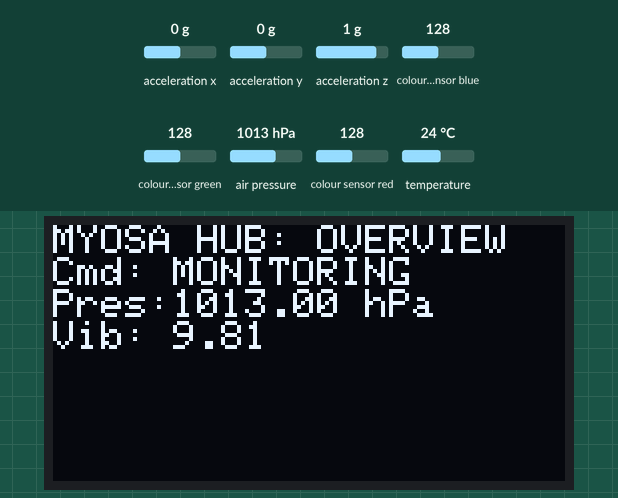
Simulated run of this sketch. Board: ESP32. On the bench: 128×64 one-colour display. Wiring (inferred from the names in the program): MPU-6050 motion sensor at I2C address 0x69. The test bench sets the inputs (shaded band); at power-on: colour sensor blue 128, colour sensor green 128, acceleration x 0 g, acceleration y 0 g, acceleration z 1 g, air pressure 1013 hPa, colour sensor red 128, temperature 24 °C. WiFi joins after 1.5 s; servers stay silent unless stated; uploads are accepted with an empty reply; what the sketch prints to the serial monitor is not drawn.

Above: at 3.7 s.
3.8 s: colour sensor blue set to 191
At 4.6 s:
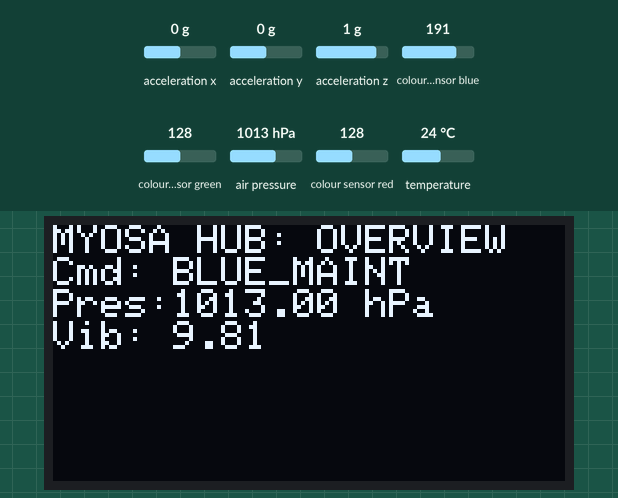
5.8 s: colour sensor green set to 250
At 7.1 s:
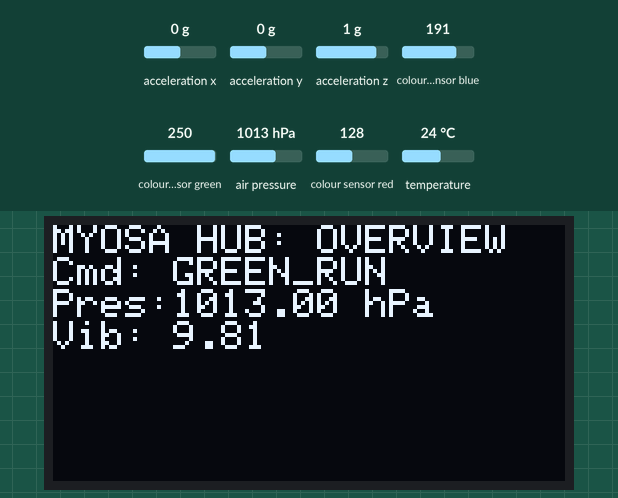
7.4 s: acceleration x set to -1.4 g
At 8.8 s:
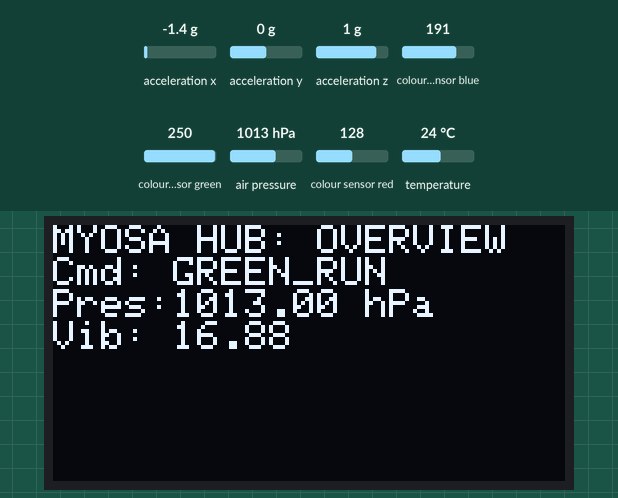
9.1 s: acceleration y set to -1.4 g
At 10.3 s:
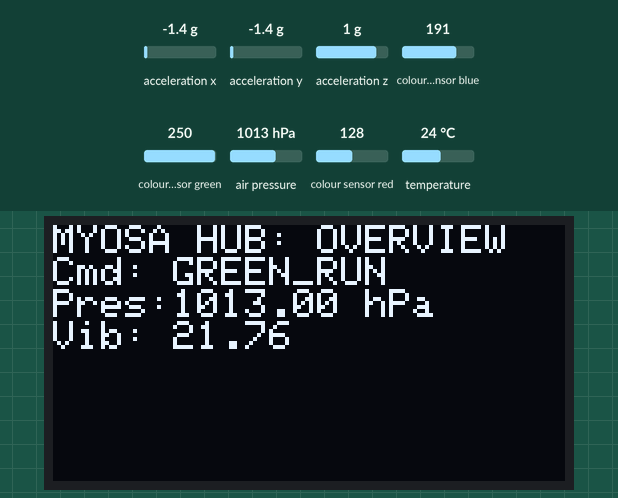
10.7 s: acceleration z set to -1.4 g
At 11.9 s:
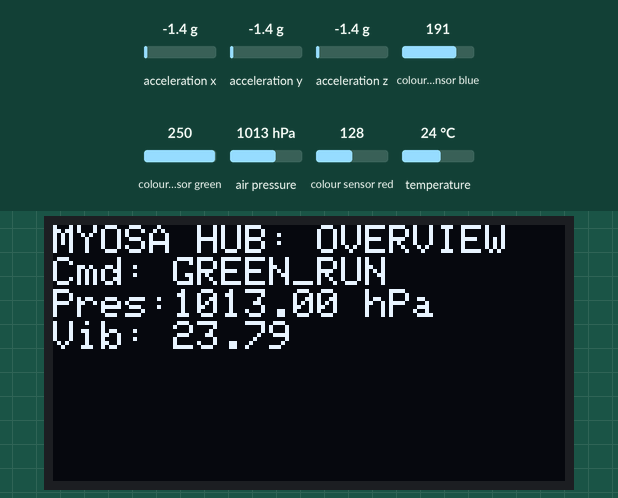
12.3 s: air pressure set to 952 hPa
At 13.4 s:
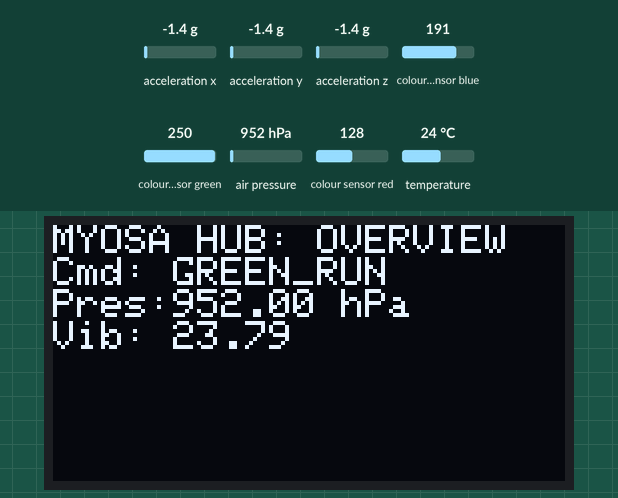
Timing chart, 0 to 15.0 s (numbered marks = the images above; inputs shaded):
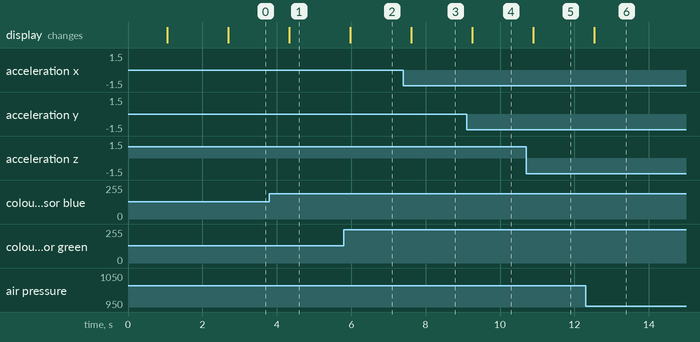

Measured:
- after the input at 3.8 s, the display: changes after 0.53 s (image 1)
- after the input at 5.8 s, the display: changes after 0.17 s (image 2)
- after the input at 7.4 s, the display: changes after 0.21 s (image 3)
- after the input at 9.1 s, the display: changes after 0.16 s (image 4)
- after the input at 10.7 s, the display: changes after 0.20 s (image 5)
- after the input at 12.3 s, the display: changes after 0.24 s (image 6)

The sketch:

myosaboard.ino
```cpp
#include <WiFi.h>
#include <HTTPClient.h>
#include <Wire.h>
#include <Adafruit_Sensor.h>
#include <Adafruit_APDS9960.h>
#include <Adafruit_BMP085.h>
#include <Adafruit_GFX.h>
#include <Adafruit_SSD1306.h>

const char* ssid = "KVBL_1819";
const char* password = "jovial4700";
const char* serverUrl = "http://192.168.1.7:8000/edge";

Adafruit_APDS9960 apds;
Adafruit_BMP085 bmp;

#define SCREEN_WIDTH 128
#define SCREEN_HEIGHT 64
Adafruit_SSD1306 display(SCREEN_WIDTH, SCREEN_HEIGHT, &Wire, -1);

String maintenanceCommand = "MONITORING";
int displayPage = 0;

bool mpu_ok = false;
bool bmp_ok = false;
bool apds_ok = false;

void setup() {
  Serial.begin(115200);
  Wire.begin(21, 22);
  delay(1000);

  Serial.println("\n--- MYOSA KIT INITIALIZATION ---");

  // 1. OLED Setup
  if(!display.begin(SSD1306_SWITCHCAPVCC, 0x3C)) {
    Serial.println("❌ OLED: FAILED");
  } else {
    display.clearDisplay(); display.setTextSize(1); display.setTextColor(WHITE);
    display.setCursor(0, 10); display.println("MYOSA Booting..."); display.display();
  }

  // 2. MPU6050 Setup (DIRECT I2C BYPASS)
  Wire.beginTransmission(0x69);
  Wire.write(0x6B);  // Target the Power Management Register
  Wire.write(0);     // Write 0 to wake it up
  if (Wire.endTransmission() == 0) {
    Serial.println("✅ MPU6050 (0x69): READY (Direct Mode)");
    mpu_ok = true;
  } else {
    Serial.println("❌ MPU6050: FAILED");
  }

  // 3. APDS9960 Setup
  if(!apds.begin()){
    Serial.println("❌ APDS9960: FAILED");
  } else {
    Serial.println("✅ APDS9960: READY");
    apds.enableProximity(true);
    apds_ok = true;
  }

  // 4. BMP180 Setup
  if (!bmp.begin()) {
    Serial.println("❌ BMP180: FAILED");
  } else {
    Serial.println("✅ BMP180: READY");
    bmp_ok = true;
  }

  // 5. WiFi
  Serial.print("Connecting to WiFi");
  WiFi.begin(ssid, password);
  while (WiFi.status() != WL_CONNECTED) { delay(500); Serial.print("."); }
  Serial.println("\n✅ WiFi Connected!");
}

void loop() {
  if (WiFi.status() != WL_CONNECTED) {
    WiFi.disconnect();
    WiFi.begin(ssid, password);
  }

  // --- 1. MPU6050 (DIRECT READ) & BMP180 ---
  float vX = 0, vY = 0, vZ = 0, edge_vib = 0;

  if (mpu_ok) {
    Wire.beginTransmission(0x69);
    Wire.write(0x3B); // Start reading at register 0x3B (Accel X)
    Wire.endTransmission(false);
    Wire.requestFrom((uint16_t)0x69, (uint8_t)6, (uint8_t)true); // Request 6 bytes

    if (Wire.available() == 6) {
      int16_t ax = (Wire.read() << 8 | Wire.read());
      int16_t ay = (Wire.read() << 8 | Wire.read());
      int16_t az = (Wire.read() << 8 | Wire.read());

      // Convert raw data to m/s^2
      vX = (ax / 16384.0) * 9.81;
      vY = (ay / 16384.0) * 9.81;
      vZ = (az / 16384.0) * 9.81;
      edge_vib = sqrt((vX * vX) + (vY * vY) + (vZ * vZ));
    }
  }

  float pressure = 0, env_temp = 0;
  if (bmp_ok) {
    pressure = bmp.readPressure() / 100.0;
    env_temp = bmp.readTemperature();
  }

  // --- 2. APDS9960 SMART-SWITCHER ---
  uint16_t r = 0, gr = 0, b = 0, c = 0;
  if (apds_ok) {
    apds.enableGesture(false);
    apds.enableColor(true);
    delay(50);

    if (apds.colorDataReady()) {
      apds.getColorData(&r, &gr, &b, &c);
      if (c > 30) {
        if (gr > r && gr > b) maintenanceCommand = "GREEN_RUN";
        else if (r > gr && r > b) maintenanceCommand = "RED_STOP";
        else if (b > r && b > gr) maintenanceCommand = "BLUE_MAINT";
      }
    }

    apds.enableColor(false);
    apds.enableGesture(true);
    uint8_t gesture = apds.readGesture();
    if (gesture == APDS9960_LEFT || gesture == APDS9960_DOWN) {
      displayPage--;
      if (displayPage < 0) displayPage = 2;
    }
    else if (gesture == APDS9960_RIGHT || gesture == APDS9960_UP) {
      displayPage++;
      if (displayPage > 2) displayPage = 0;
    }
  }

  // --- 3. OLED DISPLAY ---
  display.clearDisplay();
  display.setCursor(0, 0);
  display.setTextSize(1);
  if (displayPage == 0) {
    display.println("MYOSA HUB: OVERVIEW");
    display.print("Cmd: "); display.println(maintenanceCommand);
    display.print("Pres:"); display.print(pressure); display.println(" hPa");
    display.print("Vib: "); display.println(edge_vib);
  } else if (displayPage == 1) {
    display.println("COMMAND STATUS:");
    display.setCursor(0, 25);
    display.setTextSize(2);
    display.print(maintenanceCommand);
  } else if (displayPage == 2) {
    display.println("ENVIRONMENT:");
    display.setCursor(0, 25);
    display.setTextSize(2);
    display.print(pressure, 1);
  }
  display.display();

  // --- 4. PRINT TO SERIAL MONITOR ---
  Serial.println("============= MYOSA LIVE DATA =============");
  Serial.printf("[BMP180]   Temp: %.2f *C  | Pressure: %.2f hPa\n", env_temp, pressure);
  Serial.printf("[MPU6050]  X: %.2f  Y: %.2f  Z: %.2f | Vib Mag: %.2f\n", vX, vY, vZ, edge_vib);
  Serial.printf("[APDS9960] R: %d  G: %d  B: %d  C: %d | Cmd: %s\n", r, gr, b, c, maintenanceCommand.c_str());

  // --- 5. SEND TO LAPTOP ---
  String jsonData = "{";
  jsonData += "\"device\":\"myosa_edge_node\",";
  jsonData += "\"pressure\":" + String(pressure, 2) + ",";
  jsonData += "\"edge_vibration\":" + String(edge_vib, 2) + ",";
  jsonData += "\"color_cmd\":\"" + maintenanceCommand + "\"";
  jsonData += "}";

  if (WiFi.status() == WL_CONNECTED) {
    HTTPClient http;
    http.begin(serverUrl);
    http.addHeader("Content-Type", "application/json");
    int response = http.POST(jsonData);
    Serial.printf("[NETWORK]  Page: %d | Server Code: %d\n", displayPage, response);
    http.end();
  }
  Serial.println("===========================================\n");

  delay(200);
}
```
